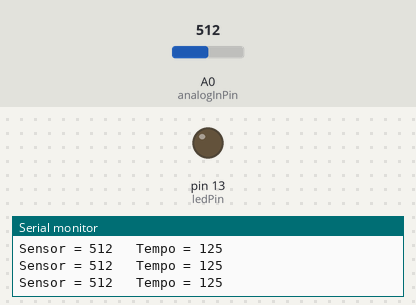
A sketch run on a simulated Arduino Uno, built with avr-gcc and run on an emulated ATmega328P. Parts: output pins drawn as LEDs (lit = HIGH), the last lines printed to the serial monitor. Dashed ring = blinking. The test bench sets the inputs (shaded band); at power-on: A0 (analogInPin) = 512.

Above: at 1.2 s.
1.3 s: A0 (analogInPin) set to 122
At 2.8 s:
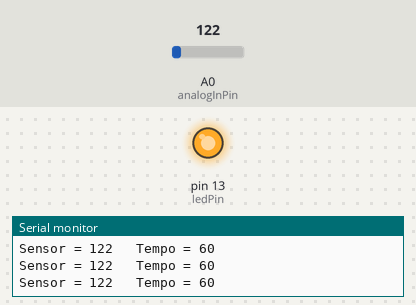
3.5 s: A0 (analogInPin) set to 511
At 4.0 s:
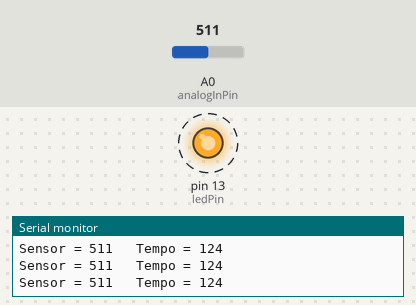
Timing chart, 0 to 12.5 s (numbered marks = the images above; inputs shaded):
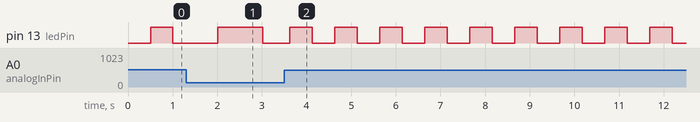

The sketch:

bpmwithpotmeter.ino
```cpp
int ledState = 0;
int ledPin = 13;
const int analogInPin = A0;
int sensorValue = 0;
int tempo;

long previousMillis = 0;
long interval = 1000;

void setup() {
  Serial.begin(9600);
  pinMode(ledPin, OUTPUT);

}

void loop() {
  int sensorValue = analogRead(A0);
  sensorValue = analogRead(analogInPin);
  Serial.print("Sensor = ");
  Serial.print(sensorValue);
  Serial.print("\t Tempo = ");
  Serial.println(tempo);
  delay(100);
  tempo = map(sensorValue, 0, 1023, 40, 210);

  int interval = (1000/tempo)*60; //algorithm to convert tempo into BPM

  unsigned long currentMillis = millis();

  if(currentMillis - previousMillis >= interval) {

    previousMillis = currentMillis;

   //if the LED is off turn it on and vice-versa:
    if (ledState == LOW)
      ledState = HIGH;
    else
      ledState = LOW;

    // set the LED with the ledState of the variable:
    digitalWrite(ledPin, ledState);
  }
}
```

Measured:
- after the input at 3.5 s, pin 13 (ledPin): alternates HIGH for 0.50 s and LOW for 0.50 s, starting after 0.13 s
